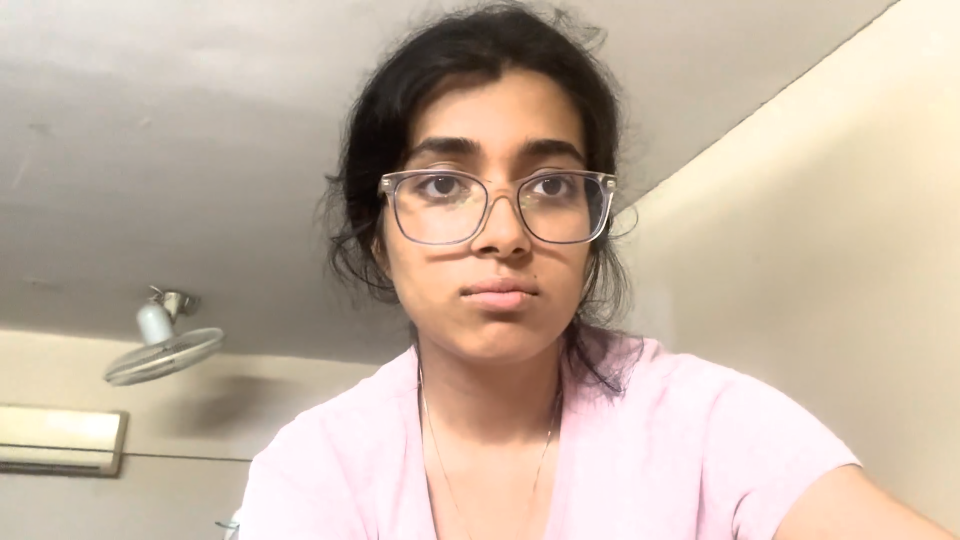
#> input picture frame 25 of video.mp4, 1920 x 1080 px (shown at 1/2 size)
$ jupyter execute eye_detection.ipynb
#> lines starting #> are read from the running program, lines starting #| are printed output that depends on the picture
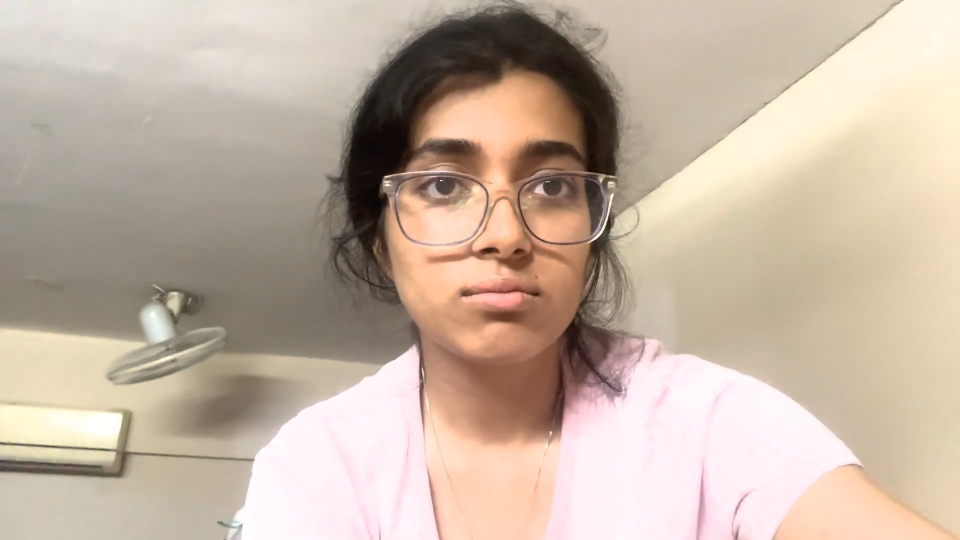
#> input picture frame 27 of video.mp4, 1920 x 1080 px (shown at 1/2 size)
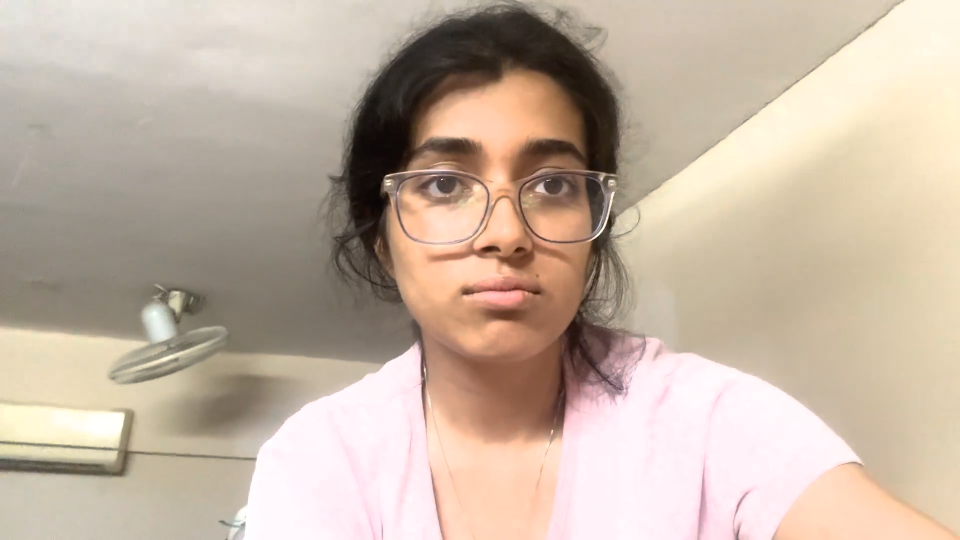
#> input picture frame 28 of video.mp4, 1920 x 1080 px (shown at 1/2 size)
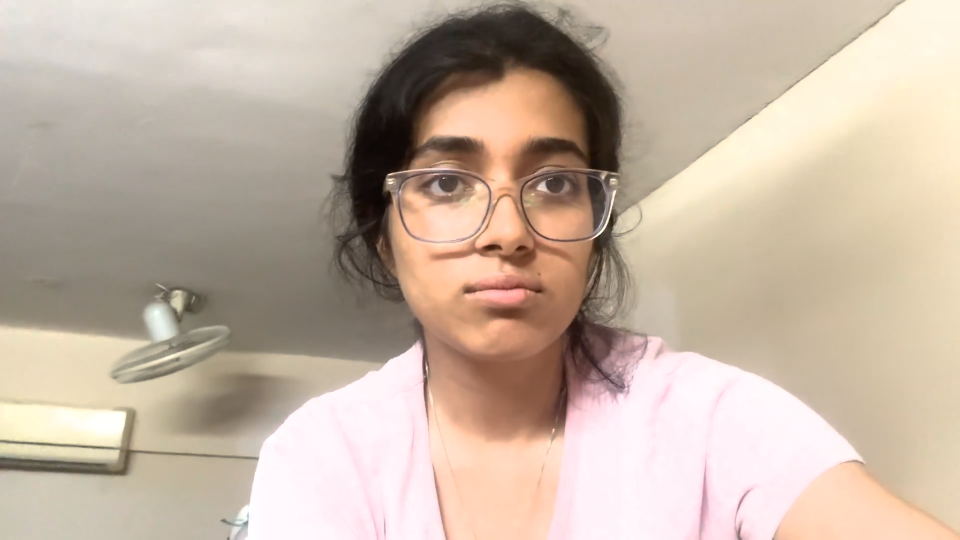
#> input picture frame 29 of video.mp4, 1920 x 1080 px (shown at 1/2 size)
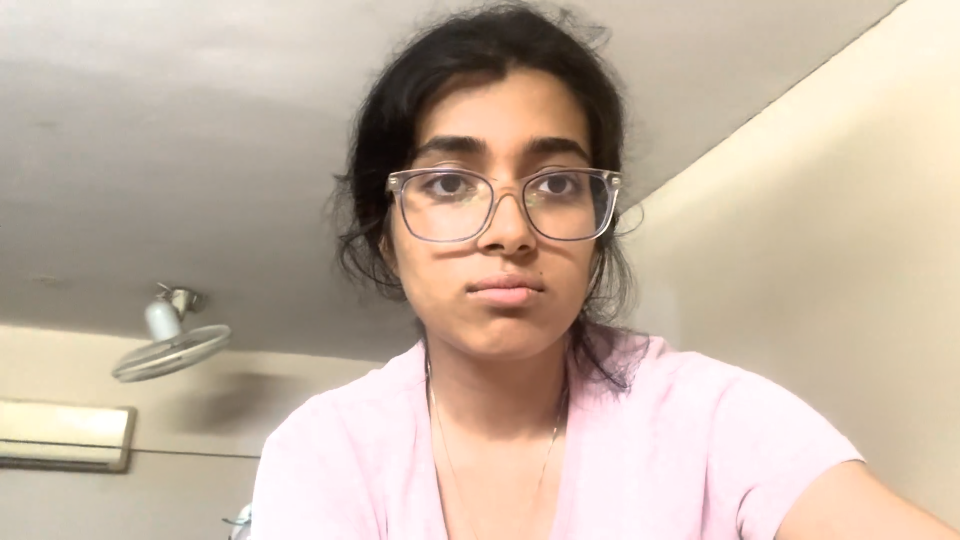
#> input picture frame 30 of video.mp4, 1920 x 1080 px (shown at 1/2 size)
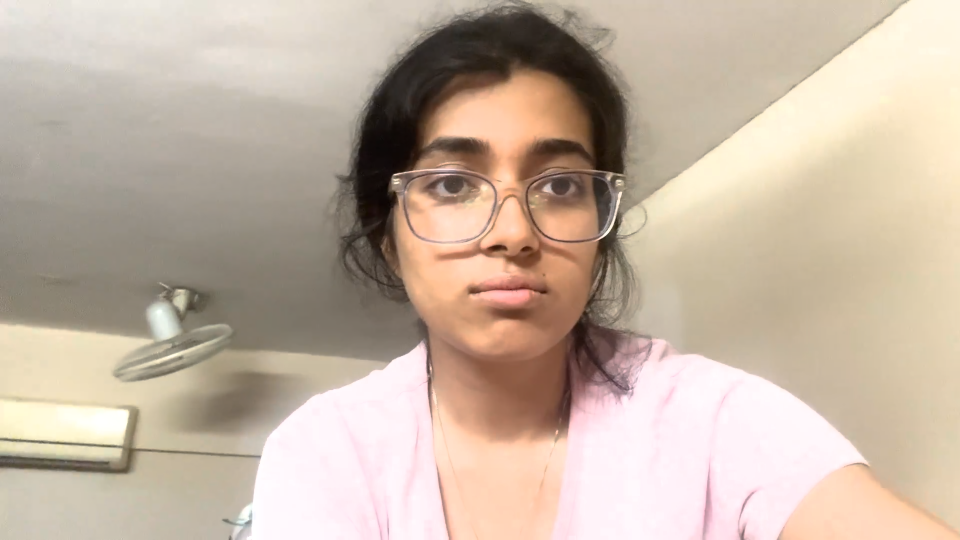
#> input picture frame 32 of video.mp4, 1920 x 1080 px (shown at 1/2 size)
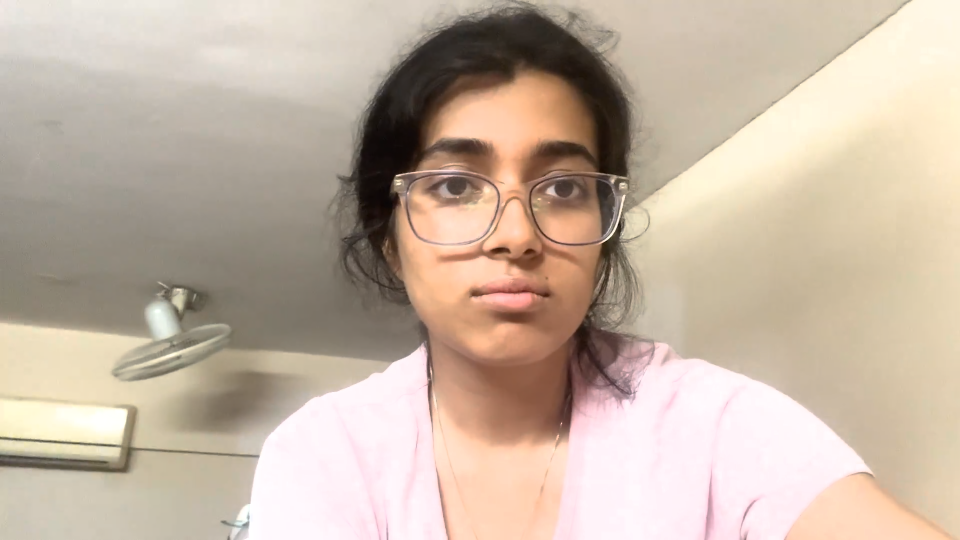
#> input picture frame 36 of video.mp4, 1920 x 1080 px (shown at 1/2 size)
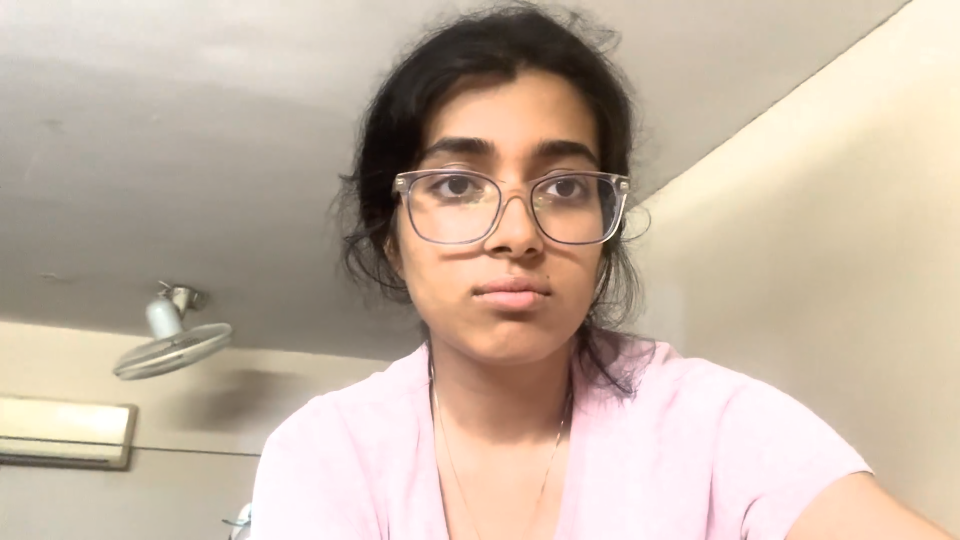
#> input picture frame 37 of video.mp4, 1920 x 1080 px (shown at 1/2 size)
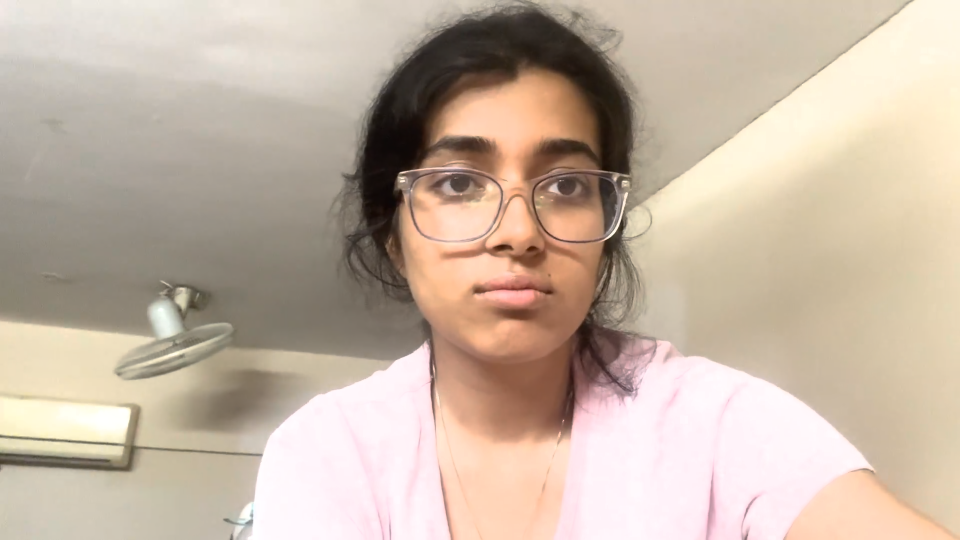
#> input picture frame 38 of video.mp4, 1920 x 1080 px (shown at 1/2 size)
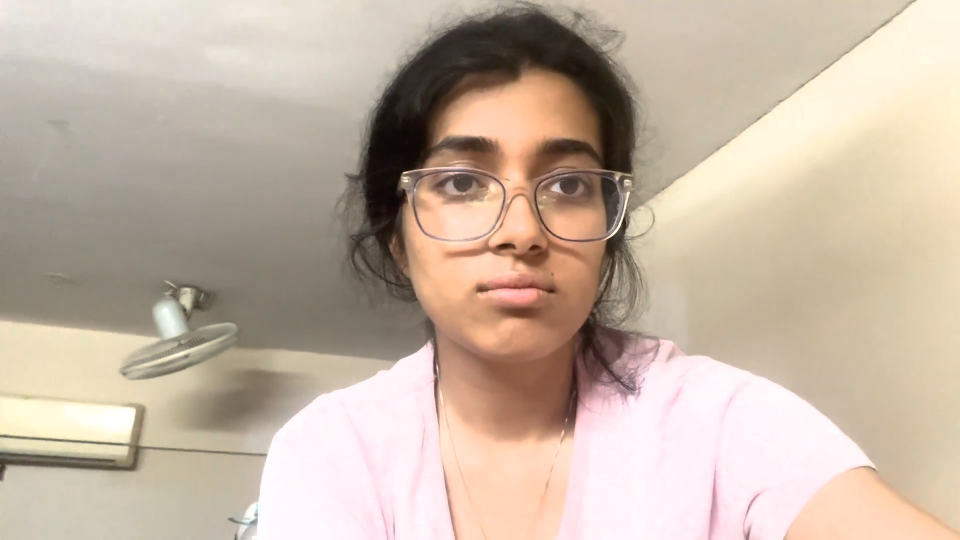
#> input picture frame 40 of video.mp4, 1920 x 1080 px (shown at 1/2 size)
[cell 1]
import cv2
import numpy as np

def capture_frames(video_path, interval):
    cap = cv2.VideoCapture(video_path)
    frame_count = 0
    while cap.isOpened():
        ret, frame = cap.read()
        if not ret:
            break
        if frame_count % interval == 0:
            yield frame
        frame_count += 1
    cap.release()

# Example usage
video_path = 'video.mp4'
interval = 15 # Capture every 15th frame
for frame in capture_frames(video_path, interval):
    # Process each frame here
    pass
#> pass 2 of the loop `for frame in capture_frames(video_path, interval):`:
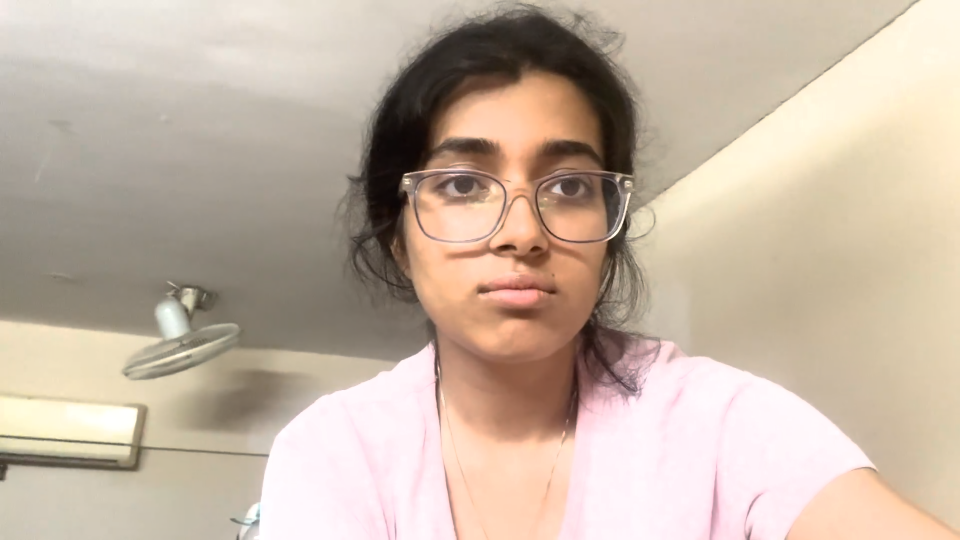
#> input picture frame 41 of video.mp4, 1920 x 1080 px (shown at 1/2 size)
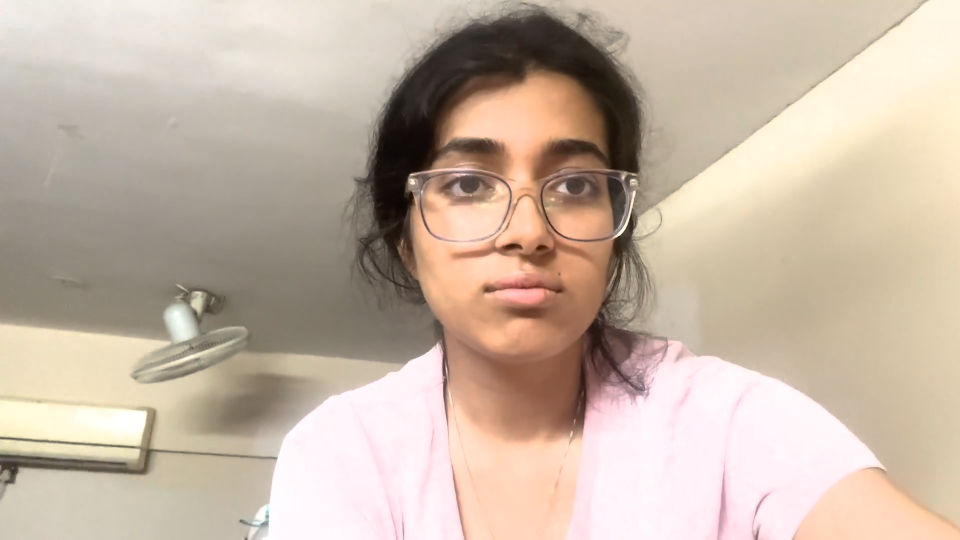
#> input picture frame 50 of video.mp4, 1920 x 1080 px (shown at 1/2 size)
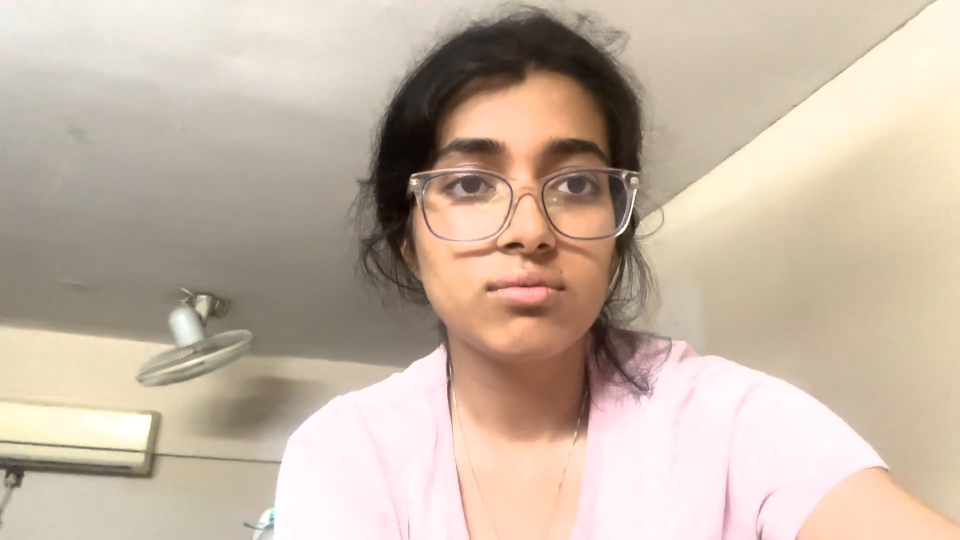
#> input picture frame 54 of video.mp4, 1920 x 1080 px (shown at 1/2 size)

[cell 2]
def detect_movement(prev_frame, current_frame):
    # Convert frames to grayscale
    prev_gray = cv2.cvtColor(prev_frame, cv2.COLOR_BGR2GRAY)
    current_gray = cv2.cvtColor(current_frame, cv2.COLOR_BGR2GRAY)

    # Calculate absolute difference between frames
    diff = cv2.absdiff(prev_gray, current_gray)

    # Set a threshold for movement
    threshold = 30
    if cv2.countNonZero(diff) > threshold:
        return True
    return False

[cell 3]
def eye_aspect_ratio(eye):
    A = np.linalg.norm(eye[1] - eye[5])
    B = np.linalg.norm(eye[2] - eye[4])
    C = np.linalg.norm(eye[0] - eye[3])
    ear = (A + B) / (2.0 * C)
    return ear

def detect_eyes_open(faces, gray):
    eyes_open = False
    for (x, y, w, h) in faces:
        face_roi = gray[y:y+h, x:x+w]
        eyes = eye_cascade.detectMultiScale(face_roi)
        for (ex, ey, ew, eh) in eyes:
            eye_roi = face_roi[ey:ey+eh, ex:ex+ew]
            ear = eye_aspect_ratio(eye_roi)
            if ear > 0.25: # Threshold for eyes being open
                eyes_open = True
    return eyes_open

[cell 4]
import cv2

def detect_malpractice(frame, timestamp):
    # Load a pre-trained model for face detection
    face_cascade = cv2.CascadeClassifier(cv2.data.haarcascades + 'haarcascade_frontalface_default.xml')

    # Convert the frame to grayscale
    gray = cv2.cvtColor(frame, cv2.COLOR_BGR2GRAY)

    # Detect faces in the frame
    faces = face_cascade.detectMultiScale(gray, scaleFactor=1.1, minNeighbors=5, minSize=(30, 30))

    # If more than one face is detected, consider it as malpractice
    if len(faces) > 1:
        return True, timestamp
    return False, None

[cell 5]
import cv2

def process_video(video_path):
    cap = cv2.VideoCapture(video_path)
    frame_count = 0
    fps = cap.get(cv2.CAP_PROP_FPS) # Get the frames per second (FPS) of the video
    while cap.isOpened():
        ret, frame = cap.read()
        if not ret:
            break

        # Calculate the current timestamp in seconds
        timestamp = frame_count / fps

        # Detect malpractice and get the timestamp if detected
        is_malpractice, malpractice_timestamp = detect_malpractice(frame, timestamp)
        if is_malpractice:
            print(f"Malpractice detected at timestamp: {malpractice_timestamp:.2f} seconds")

        frame_count += 1

    cap.release()

# Example usage
video_path = 'video.mp4'
process_video(video_path)

$ run again, starting later in the video
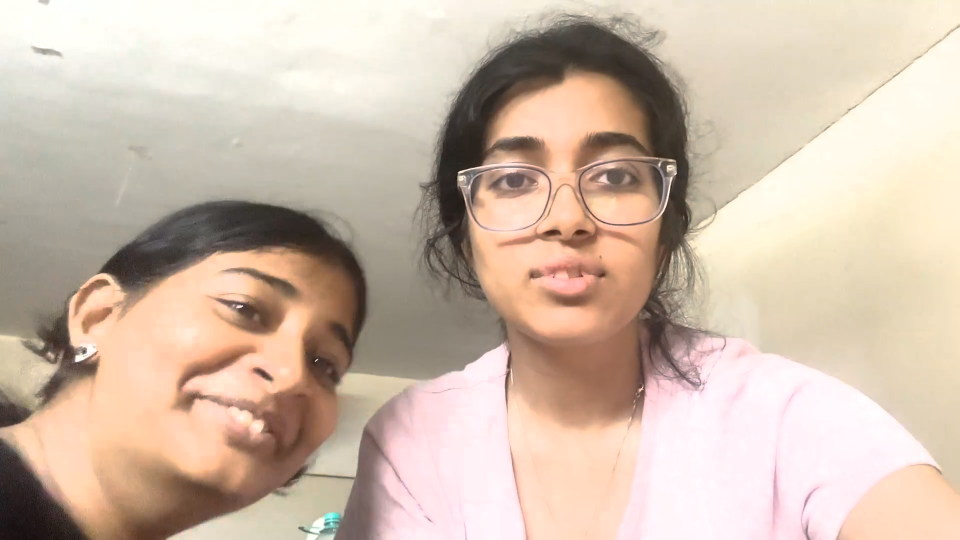
#> input picture frame 112 of video.mp4, 1920 x 1080 px (shown at 1/2 size)
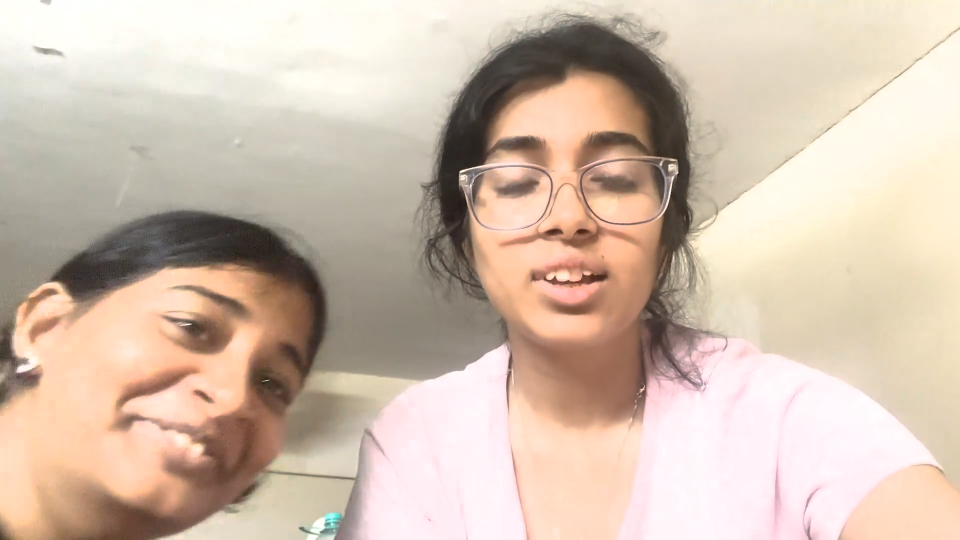
#> input picture frame 115 of video.mp4, 1920 x 1080 px (shown at 1/2 size)
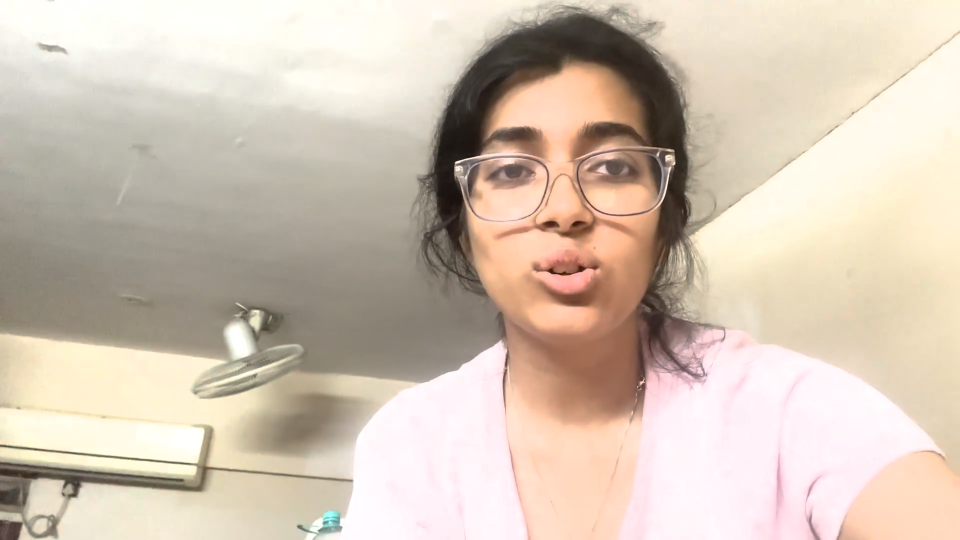
#> input picture frame 127 of video.mp4, 1920 x 1080 px (shown at 1/2 size)
